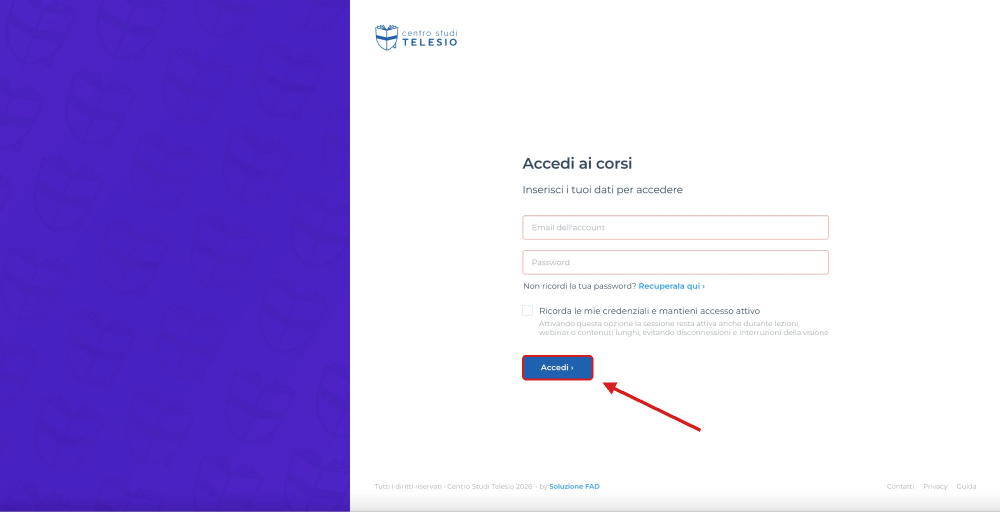
#> input picture direttive/img/D1_accesso.png, 2000 x 1024 px, given in place of c_p06.png, which was not available (shown at 1/2 size)
$ python img_prep.py
#> lines starting #> are read from the running program, lines starting #| are printed output that depends on the picture
# Cartine del prof: pulite (QR, cerchietto), grandi e con zoom sulle zone di cui parla il prof. File finali in img/z_<pagina>_<zoom>.png
from PIL import Image, ImageFilter
import os
D = '/tmp/claude-0/l15/img/'
AW, AH = 1316, 716   # area disponibile nella slide
def fit(im):
    w, h = im.size; k = min(AW / w, AH / h)
    return im.resize((max(1, int(w * k)), max(1, int(h * k))), Image.LANCZOS).filter(ImageFilter.UnsharpMask(radius=1.2, percent=40, threshold=2))
def side(files):
    ims = [Image.open(D + f).convert('RGB') for f in files]
#> ims = 1 item
    if len(ims) == 1: return ims[0]
#> returned value is the input picture: PIL image 2000x1024 RGB; mean R, G, B 189.2, 175.3, 231.5
    h = max(i.size[1] for i in ims); ims = [i.resize((int(i.size[0] * h / i.size[1]), h), Image.LANCZOS) for i in ims]
    W = sum(i.size[0] for i in ims) + 30 * (len(ims) - 1); m = Image.new('RGB', (W, h), 'white'); x = 0
    for i in ims: m.paste(i, (x, 0)); x += i.size[0] + 30
    return m
BASE = {6: ['c_p06.png'], 8: ['c_p08_x34.png', 'c_p08_x35.png'], 11: ['c_p11.png'], 13: ['c_p13.png'], 15: ['c_p15_x52.png']}
REG = {11: {1: (320, 360, 1120, 780), 2: (340, 100, 1140, 520), 3: (840, 140, 1554, 516), 4: (840, 300, 1554, 676), 5: (760, 680, 1520, 1080)},
       13: {1: (0, 100, 580, 1215), 2: (585, 100, 1175, 1215)}}
for pg, fs in BASE.items():
    im = side(fs); fit(im).save(f'{D}z_{pg}_0.png')
#> in fit, `return im.resize((max(1, int(w * k)), max(1, int(h * k))), Image.LANCZ..`:
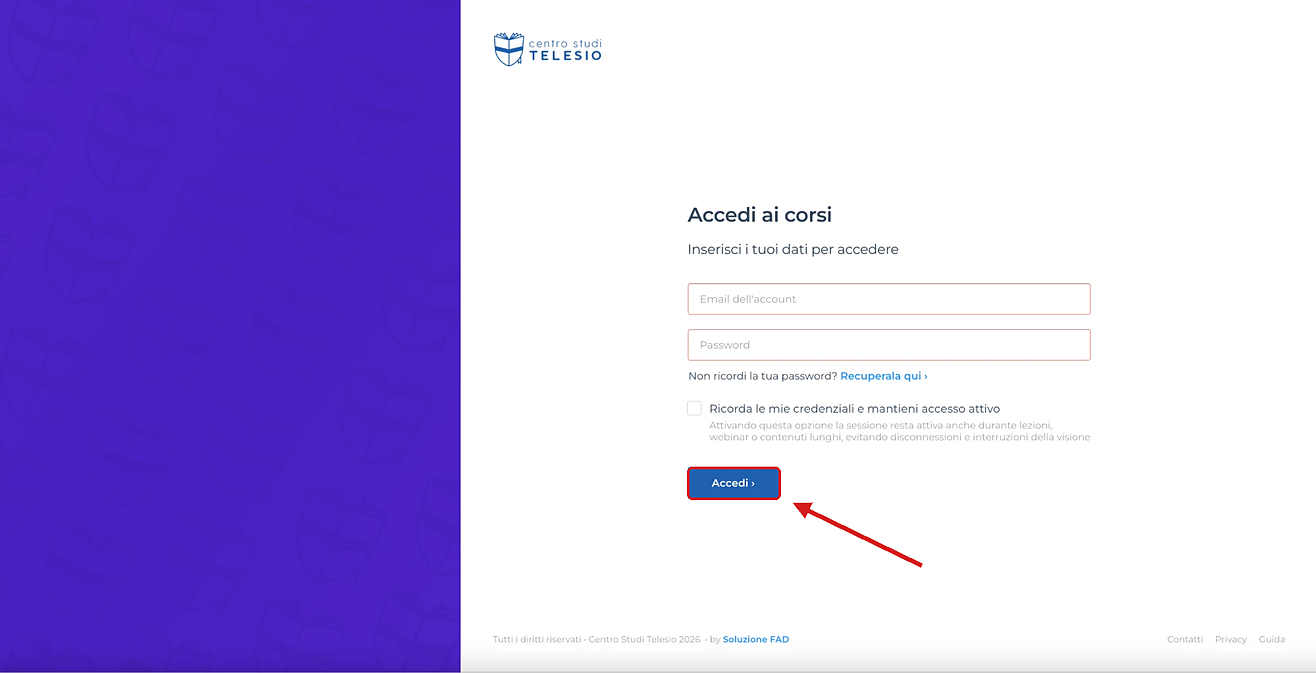
#> returned value: PIL image 1316x673 RGB; mean R, G, B 189, 175.2, 231.3
    for z, box in REG.get(pg, {}).items(): fit(im.crop(box)).save(f'{D}z_{pg}_{z}.png')
#> pass 2 of the loop `for pg, fs in BASE.items():`:
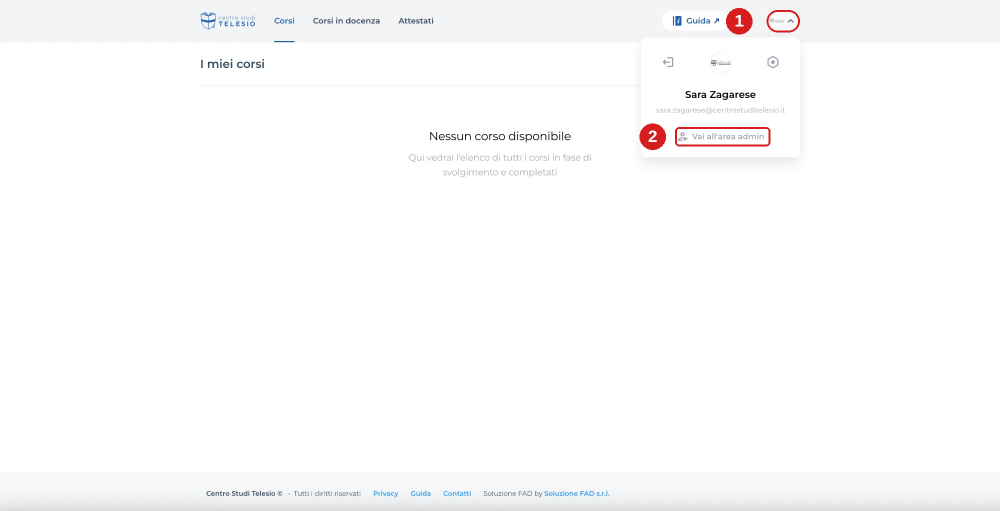
#> input picture direttive/img/D2_menu_profilo.png, 2000 x 1021 px, given in place of c_p08_x34.png, which was not available (shown at 1/2 size)
#> ims = 2 items
#> in side (call 2), `h = max((i.size[1] for i in ims))`: h = 1021
#> W = 4030
#> the loop in side (call 2), `for i in ims: m.paste(i, (x, 0)); x += i.size[0] + 30` made 2 passes
#> x on passes 1 to 2: 2030, 4060
#> after the loop in side (call 2), `for i in ims: m.paste(i, (x, 0)); x += i.size[0] + 30`:
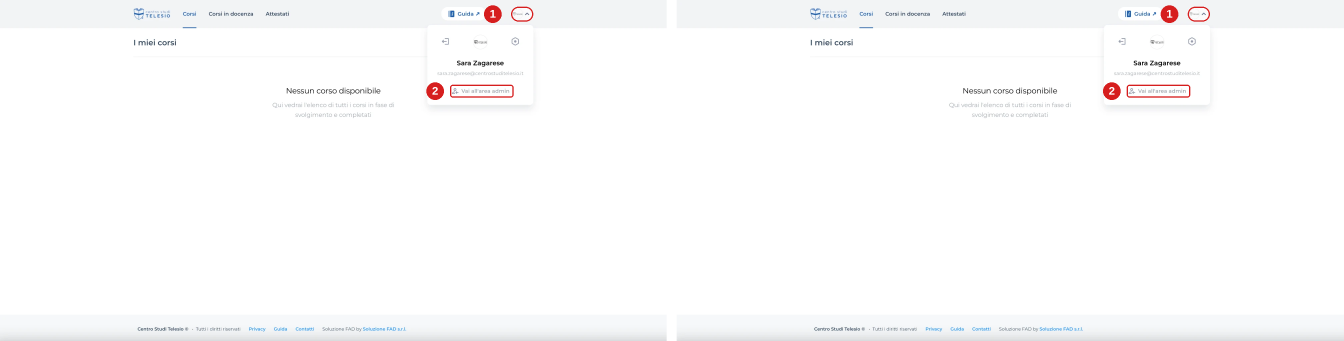
#> m: PIL image 4030x1021 RGB (shown at 1/3 size); mean R, G, B 251.8, 251.7, 252
#> after the loop in side (call 2), `for i in ims: m.paste(i, (x, 0)); x += i.size[0] + 30`: x = 4060
#> in fit (call 2), `return im.resize((max(1, int(w * k)), max(1, int(h * k))), Image.LANCZ..`:
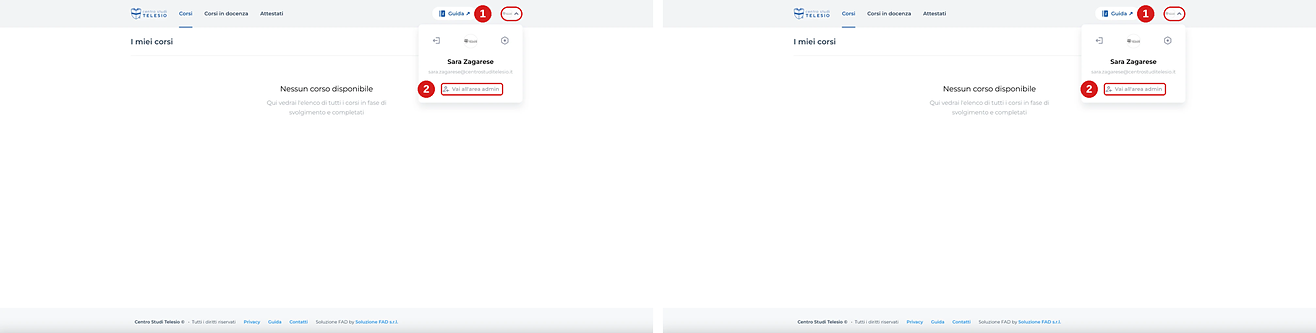
#> returned value: PIL image 1316x333 RGB; mean R, G, B 251.7, 251.5, 251.8
#> (the run stopped early here; a loop or call above may not have finished)
